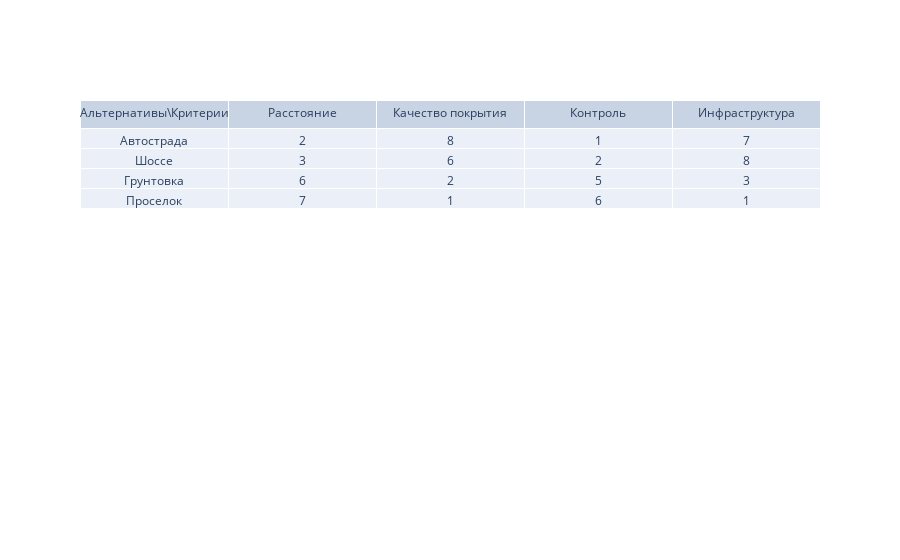

Source (notebook cell):
### Markdown cell above
Входные данные

### Code cell
from plotly.graph_objects import Figure, Table
from plotly.offline import iplot
import numpy as np


# Альтернативы
alternatives = ['Автострада', 'Шоссе', 'Грунтовка', 'Проселок']

# Критерии
criterions = ['Расстояние',
              'Качество покрытия',
              'Контроль',
              'Инфраструктура']

# Для матрицы оценок результатов
distanс = [2.,3.,6.,7.] # Чем больше расстояние, тем меньше оценка
quality = [8.,6.,2.,1.]
control = [1.,2.,5.,6.] # Чем больше контроль, тем меньше оценка
infrast = [7.,8.,3.,1.]


# Веса критериев
weights = [6.,8.,2.,4.]
# Нормализация списка весов критериев
weights = [w / 10 for w in weights]

# Матрица оценок для альтернатив
a_matrix = np.array([distanс,
            quality,
            control,
            infrast], dtype=float)
print(a_matrix)

# Вывод изначальной таблицы оценок
fig_beg = Figure(data=[
    Table(
        header=dict(values=['Альтернативы\Критерии'] + criterions),
        cells=dict(
            values=[
                alternatives,
                distanс,
                quality,
                control,
                infrast
            ]),
    )])
iplot(fig_beg)

# Точность после запятой
okr = 5

# # Нормировка матрицы оценок (все столбцы)
# # Цикл по столбикам (критериям)
# for j, cr in enumerate(criterions):
#
#     min_val = min(a_matrix[j])
#     max_val = max(a_matrix[j])
#
#     # Цикл по строчкам (значения критериев альтернатив)
#     for i, al in enumerate(alternatives):
#         a_matrix[j][i] = round((a_matrix[j][i] - min_val) / (max_val - min_val), okr)
#
# # Вывод нормализованной таблицы
# fig_norm = Figure(data=[
#     Table(
#         header=dict(values=['Альтернативы\Критерии'] + criterions),
#         cells=dict(
#             values=[
#                 alternatives,
#                 a_matrix[0],
#                 a_matrix[1],
#                 a_matrix[2],
#                 a_matrix[3]
#             ]),
#     )])
# iplot(fig_norm)

### Figure 1 — Plotly figure (JSON) as saved in the notebook; plotly's stock layout.template omitted (floating-point values rounded to 4 significant figures)
{"data": [{"cells": {"values": [["Автострада", "Шоссе", "Грунтовка", "Проселок"], [2.0, 3.0, 6.0, 7.0], [8.0, 6.0, 2.0, 1.0], [1.0, 2.0, 5.0, 6.0], [7.0, 8.0, 3.0, 1.0]]}, "header": {"values": ["Альтернативы\\Критерии", "Расстояние", "Качество покрытия", "Контроль", "Инфраструктура"]}, "type": "table"}], "layout": {}}
